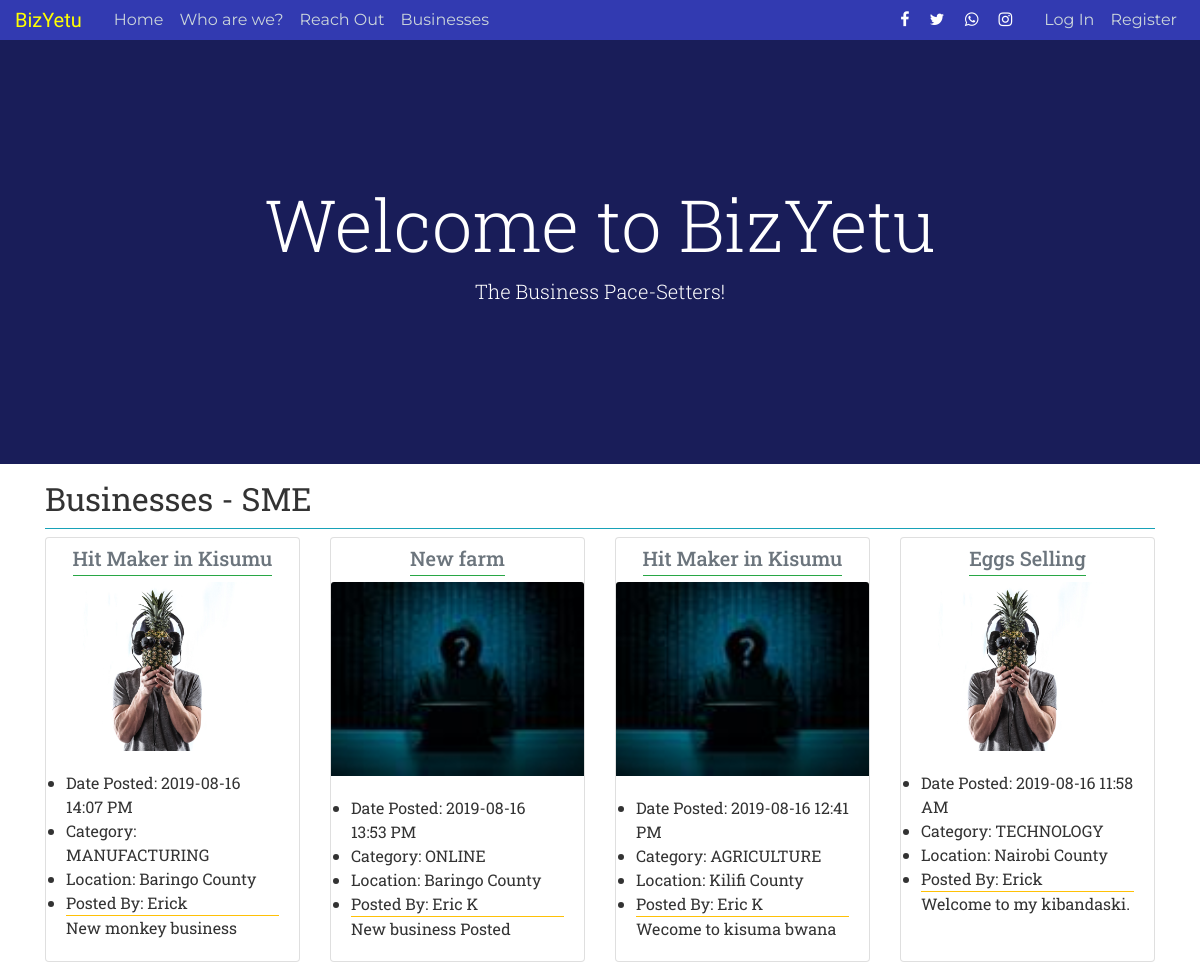
Page /home (upper part) on the earlier database version.
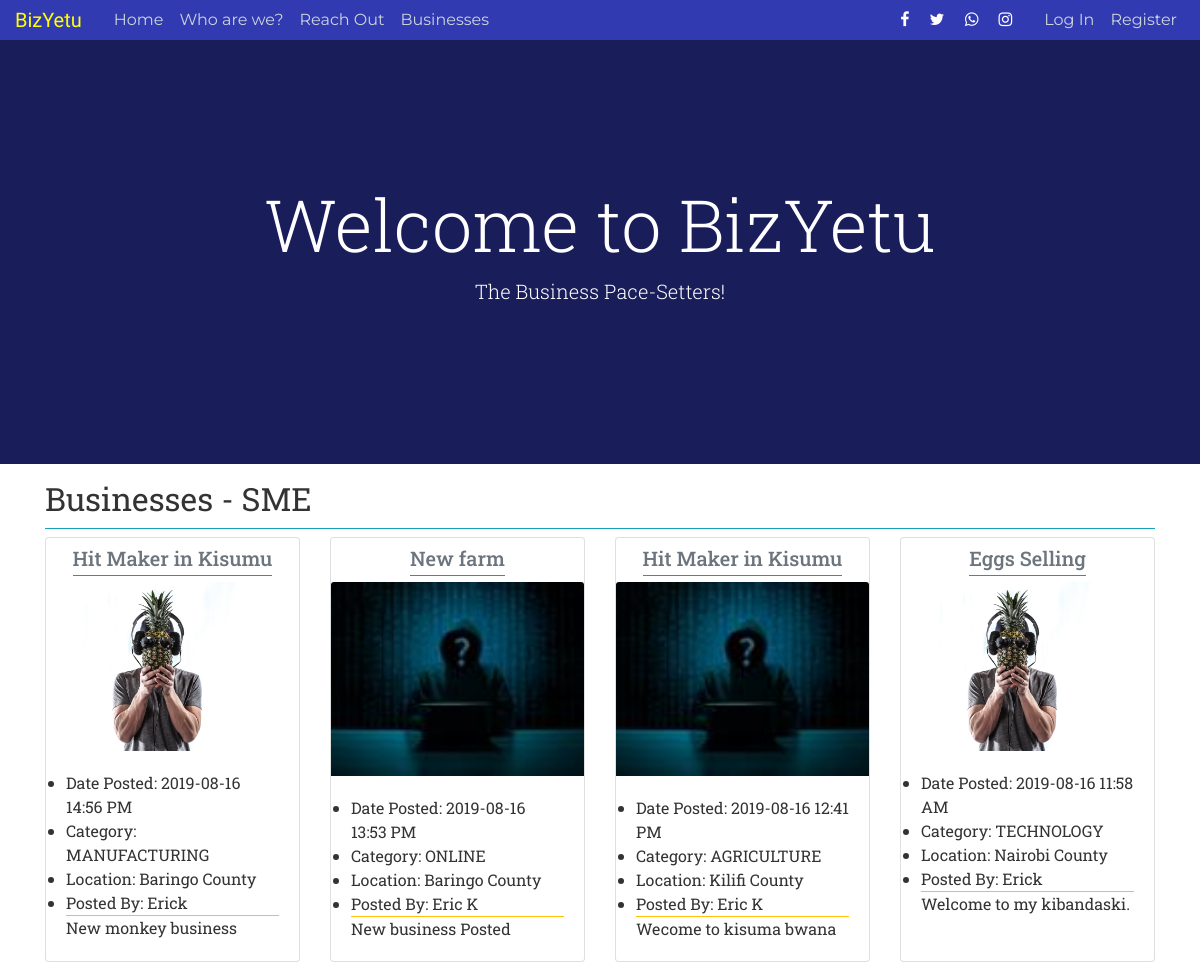
Same page on the later database version.
### flask_app/models.py (models this page shows, shortened)
class Business(db.Model, UserMixin):
    id = db.Column(db.Integer, primary_key=True)
    business_title = db.Column(db.String(100), nullable=False)
    business_description = db.Column(db.String(280), nullable=False)
    email = db.Column(db.String(100), nullable=False)
    business_image_file = db.Column(
        db.String(120), nullable=False, default='default.jpg')
    business_date_posted = db.Column(db.DateTime, nullable=False)
    business_category = db.Column(db.String(100), nullable=False)
    business_location = db.Column(db.String(100), nullable=False)
    business_tel = db.Column(db.Integer, nullable=False)
    user_id = db.Column(db.Integer, db.ForeignKey('user.id'), nullable=False)

class User(db.Model, UserMixin):
    id = db.Column(db.Integer, primary_key=True)
    username = db.Column(db.String(20), unique=True, nullable=False)
    email = db.Column(db.String(120), unique=True, nullable=False)
    user_type = db.Column(db.String(20), nullable=False)
    password = db.Column(db.String(60), nullable=False)
    user_image_file = db.Column(
        db.String(120), nullable=False, default='default.jpg')
    businesses = db.relationship(
        'Business', backref='business_owner', lazy=True)
    reviews = db.relationship('Review', backref='reviewer', lazy=True)

### flask_app/routes.py (the view)
@app.route('/', methods=['GET', 'POST'])
@app.route('/home', methods=['GET', 'POST'])
def home():
    businesses = Business.query.order_by(
        Business.business_date_posted.desc()).all()
    return render_template('home.html', title='Home', businesses=businesses)

### flask_app/templates/home.html (shortened to what this page needs)
{% extends "layout.html" %}
	{% block content %}
   <section class="header-section">
      <div class="overlay"></div>
      <video playsinline="playsinline" autoplay="autoplay" muted="muted" loop="loop">
        <source src="https://storage.googleapis.com/coverr-main/mp4/Mt_Baker.mp4" type="video/mp4">
      </video>
      <div class="container h-100">
        <div class="d-flex h-100 text-center align-items-center">
          <div class="w-100 text-white">
            <h1 class="display-3">Welcome to BizYetu</h1>
            <p class="lead mb-0">The Business Pace-Setters!</p>
          </div>
        </div>
      </div>
  </section>
    <div class="container">
        <div class="border-bottom border-info pt-2">
          <h1>
            <small>Businesses - SME</small>
          </h1>
        </div>
          <div class="row mt-2">
            {% for business in businesses %}
            {% if business.business_category != 'SME' %}
                <div class="col-lg-3 col-md-4 col-sm-6 mb-3 business-cards">
                  <div class="card h-100">
                    <h5 class="card-title text-center pt-2">
                        <a href="{{ url_for('business', business_id=business.id) }}" class="text-muted  border-bottom border-success pb-1">{{ business.business_title }}</a>
                      </h5>
                    <a href="#"><img class="card-img-top" src="{{ url_for('static', filename='profile_pics/' + business.business_owner.user_image_file) }}" alt=""></a>
                    <div class="card-body">
                        <div class="post-description border-bottom border-warning">
                            <ul class="list-group">
                                <li class="list-item">Date Posted:  {{ business.business_date_posted.strftime('%Y-%m-%d %H:%M %p') }}</li>
                                <li class="list-item">Category: {{ business.business_category }}</li>
                                <li class="list-item">Location: {{ business.business_location }}</li>
                                <li class="list-item">Posted By: {{ business.business_owner.username}}</li>
                            </ul>
                        </div>
                      <p class="card-text">{{ business.business_description }}
                  </div>
                </div>
          </div>
          {% endif %}
          {% endfor %}
    </div>
  </div>
	{% endblock content%}

### flask_app/templates/layout.html (shortened to what this page needs)
<!DOCTYPE html>
<html>
<head>
    <link rel="stylesheet" href="https://maxcdn.bootstrapcdn.com/bootstrap/4.0.0/css/bootstrap.min.css">
    <link rel="stylesheet" href="https://cdnjs.cloudflare.com/ajax/libs/font-awesome/4.7.0/css/font-awesome.min.css">
	<link rel="stylesheet" type="text/css" href="{{ url_for('static', filename='custom.css') }}">
</head>
<body>
	<header class="site-header">
	  <nav class="navbar navbar-expand-md navbar-dark bg-steel fixed-top">
	    <div class="container-fluid">
	      <a class="navbar-brand mr-4" href="/">BizYetu</a>
	      <div class="collapse navbar-collapse" id="navbarToggle">
	        <div class="navbar-nav mr-auto">
	          <a class="nav-item nav-link" href="{{ url_for('home') }}">Home</a>
	          <a class="nav-item nav-link" href="{{ url_for('about') }}">Who are we?</a>
	          <a class="nav-item nav-link" href="#">Reach Out</a>
	          <a class="nav-item nav-link" href="{{ url_for('businesses') }}">Businesses</a>
	        </div>
	        <div class="navbar-nav">
	        	<div class="nav-item nav-link social-links">
	        		<a href="#" class="fa fa-facebook mr-3"></a>
	        		<a href="#" class="fa fa-twitter mr-3"></a>
	        		<a href="#" class="fa fa-whatsapp mr-3"></a>
	        		<a href="#" class="fa fa-instagram mr-3"></a>
	        	</div>
	        		{% if current_user.is_authenticated %}
	        			    	<a class="nav-item nav-link" href="{{ url_for('account') }}">Profile</a>
					        	<div class="dropdown">
									  <a class="nav-item nav-link dropdown-toggle text-warning" id="dropdownMenuButton" data-toggle="dropdown" aria-haspopup="true" aria-expanded="false">{{ current_user.username }}</a>
									  <div class="dropdown-menu" aria-labelledby="dropdownMenuButton">
									  	<a class="dropdown-item" href="{{ url_for('logout') }}">Log Out
									  		<img src="https://img.icons8.com/dotty/80/000000/logout-rounded-up.png" width="17px">
									  	</a>
									  </div>
								</div>
	        		{% else %}
		        		<a class="nav-item nav-link" href="{{ url_for('login') }}">Log In </a>
		        		<a class="nav-item nav-link" href="{{ url_for('register') }}" >Register</a>
		        	{% endif %}
	        </div>
	      </div>
	    </div>
	  </nav>
	</header>
	<main >
	    <div class="container-fluid text-center pt-4">
	    </div>
	    {% block content %}{% endblock %}
	</main>
</body>
</html>

### flask_app/static/custom.css (style rules this page uses)
body { color: #333333; margin-top: 0rem; overflow-x: hidden; font-family: 'Roboto Slab', -apple-system, BlinkMacSystemFont, 'Segoe UI', Roboto, 'Helvetica Neue', Arial, sans-serif, 'Apple Color Emoji', 'Segoe UI Emoji', 'Segoe UI Symbol', 'Noto Color Emoji'; }
h2, h3, h4, h5, h6 { color: #444444; }
.navbar-brand { color: #ffff00 !important; font-family: 'Kaushan Script', -apple-system, BlinkMacSystemFont, 'Segoe UI', Roboto, 'Helvetica Neue', Arial, sans-serif, 'Apple Color Emoji', 'Segoe UI Emoji', 'Segoe UI Symbol', 'Noto Color Emoji'; }
.bg-steel, footer { background-color: #323ab1; padding: 0px; }
.site-header .navbar-nav .nav-link { color: #cbd5db; font-family: 'Montserrat', -apple-system, BlinkMacSystemFont, 'Segoe UI', Roboto, 'Helvetica Neue', Arial, sans-serif, 'Apple Color Emoji', 'Segoe UI Emoji', 'Segoe UI Symbol', 'Noto Color Emoji'; }
.social-links a { color: white; }
.header-section { position: relative; background-color: black; height: 55vh; min-height: 25rem; width: 100%; overflow: hidden; }
.header-section video { position: absolute; top: 50%; left: 50%; min-width: 100%; min-height: 100%; width: auto; height: auto; z-index: 0; -ms-transform: translateX(-50%) translateY(-50%); -moz-transform: translateX(-50%) translateY(-50%); -webkit-transform: translateX(-50%) translateY(-50%); transform: translateX(-50%) translateY(-50%); }
.header-section .container { position: relative; z-index: 2; }
.header-section .overlay { position: absolute; top: 0; left: 0; height: 100%; width: 100%; background-color: #323ab1; opacity: 0.5; z-index: 1; }

Differences in the rows shown:
changed Business "MANUFACTURING": business_date_posted "2019-08-16 14:07 PM" → "2019-08-16 14:56 PM"
